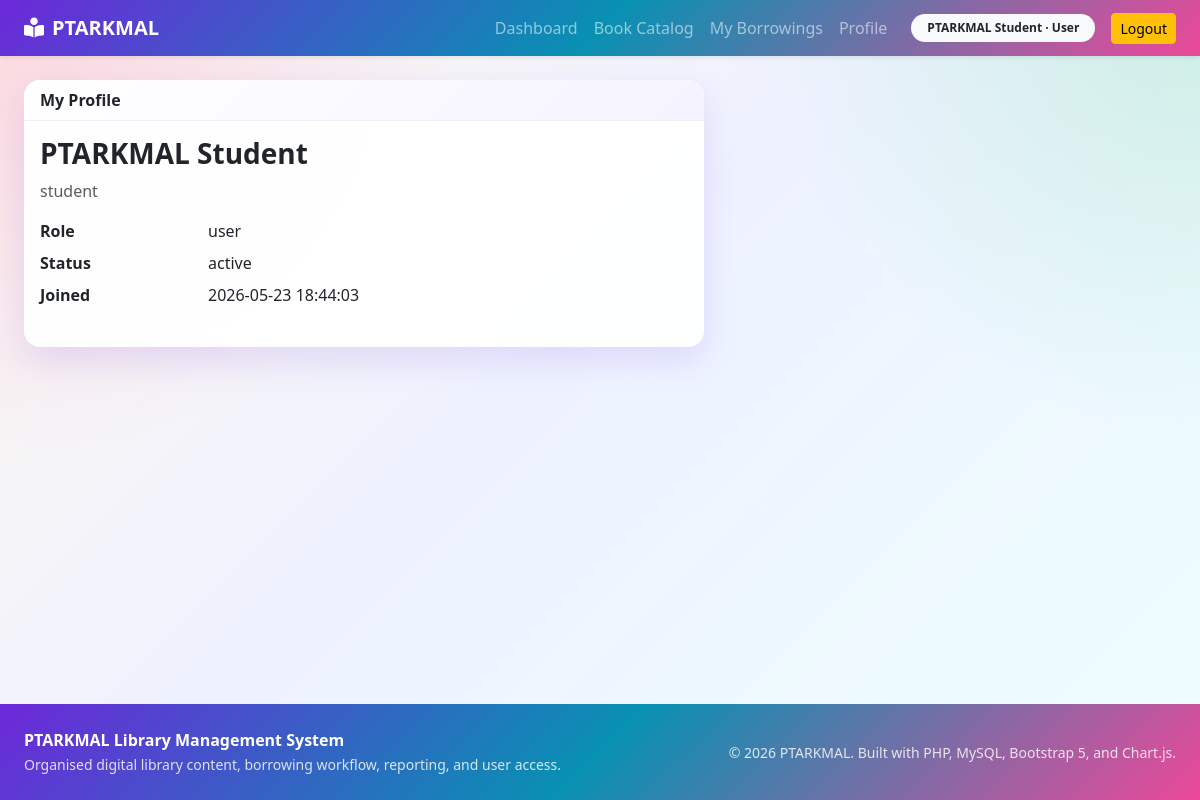
The app's page /user/profile.php (signed in) with its own data.
### tables this page shows
CREATE TABLE users (
    id INT AUTO_INCREMENT PRIMARY KEY,
    name VARCHAR(100) NOT NULL,
    email VARCHAR(120) NOT NULL UNIQUE,
    password VARCHAR(255) NOT NULL,
    role ENUM('admin','user') NOT NULL DEFAULT 'user',
    status ENUM('active','inactive') NOT NULL DEFAULT 'active',
    created_at TIMESTAMP DEFAULT CURRENT_TIMESTAMP
);

### includes/auth.php (called while the page is built, shortened)
<?php
function e($value) {
    return htmlspecialchars((string)$value, ENT_QUOTES, 'UTF-8');
}
?>

### user/profile.php (the view, shortened to what this page needs)
<?php
require '../config/database.php';
require '../includes/auth.php';
$stmt=$pdo->prepare('SELECT name,email,role,status,created_at FROM users WHERE id=?'); $stmt->execute([$_SESSION['user_id']]); $user=$stmt->fetch();
require '../includes/header.php';
?>
<div class="card" style="max-width:680px"><div class="card-header">My Profile</div><div class="card-body">
<h3 class="fw-bold"><?= e($user['name']) ?></h3>
<p class="text-muted"><?= e($user['email']) ?></p>
<dl class="row"><dt class="col-sm-3">Role</dt><dd class="col-sm-9"><?= e($user['role']) ?></dd><dt class="col-sm-3">Status</dt><dd class="col-sm-9"><?= e($user['status']) ?></dd><dt class="col-sm-3">Joined</dt><dd class="col-sm-9"><?= e($user['created_at']) ?></dd></dl>
</div></div>
<?php require '../includes/footer.php'; ?>

### assets/css/style.css (style rules this page uses)
:root { --ptarkmal-primary: #6d28d9; --ptarkmal-secondary: #0891b2; --ptarkmal-accent: #f97316; --ptarkmal-pink: #ec4899; --ptarkmal-green: #22c55e; --ptarkmal-bg: #fff7ed; --ptarkmal-card: #ffffff; }
body { background: radial-gradient(circle at top left, rgba(236,72,153,.18), transparent 32%), radial-gradient(circle at top right, rgba(34,197,94,.16), transparent 30%), linear-gradient(135deg, #fff7ed 0%, #eef2ff 45%, #ecfeff 100%); color: #1f2937; min-height: 100vh; display: flex; flex-direction: column; }
.card { border: 0; border-radius: 1rem; background: rgba(255,255,255,.94); box-shadow: 0 14px 34px rgba(109,40,217,.13); backdrop-filter: blur(10px); }
.card-header { background: #fff; border-bottom: 1px solid #eef2f7; border-radius: 1rem 1rem 0 0 !important; font-weight: 700; }
.card-header { background: linear-gradient(135deg, #ffffff, #f5f3ff); }

### records on screen
users: name "PTARKMAL Student", email "student", role "user", status "active", created_at "2026-05-23 18:44:03"

### other values on screen
$_SESSION['name'] "PTARKMAL Student"
$_SESSION['role'] "User"
